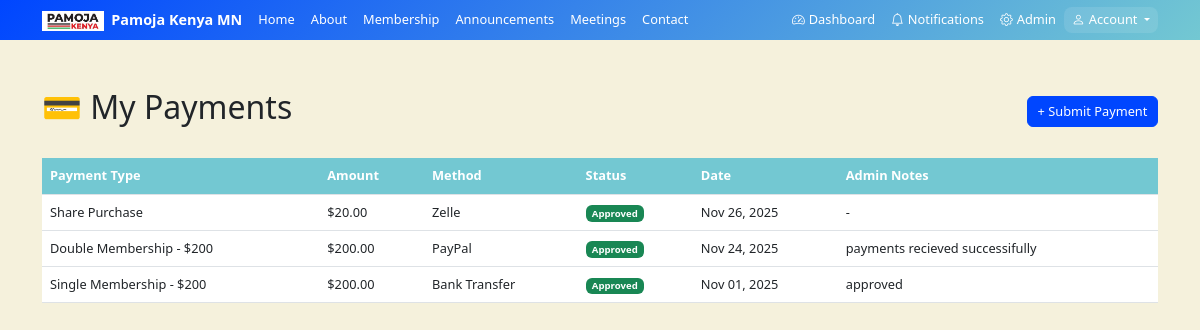
Page /payments/ (signed in) on the earlier database version.
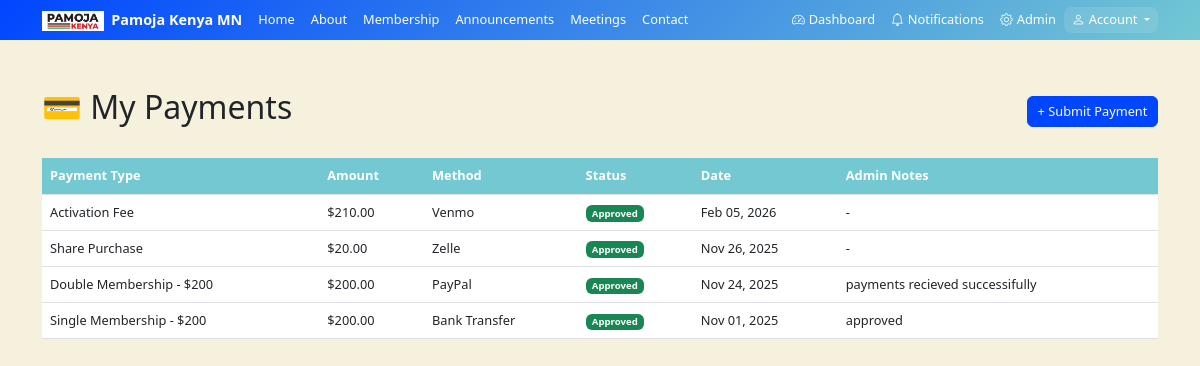
Same page on the later database version.
### main/models.py (models this page shows, shortened)
class Payment(models.Model):
    PAYMENT_TYPES = [
        ('activation_fee', 'Activation Fee'),
        ('membership_single', 'Single Membership - $200'),
        ('membership_double', 'Double Membership - $200'),
        ('shares', 'Share Purchase'),
        ('other', 'Other'),
    ]
    PAYMENT_METHODS = [
        ('paypal', 'PayPal'),
        ('venmo', 'Venmo'),
        ('zelle', 'Zelle'),
        ('debit_card', 'Debit Card'),
        ('credit_card', 'Credit Card'),
        ('bank_transfer', 'Bank Transfer'),
        ('cash', 'Cash'),
    ]
    STATUS_CHOICES = [
        ('pending', 'Pending'),
        ('approved', 'Approved'),
        ('rejected', 'Rejected'),
    ]
    user = models.ForeignKey(User, on_delete=models.CASCADE)
    payment_type = models.CharField(max_length=20, choices=PAYMENT_TYPES)
    amount = models.DecimalField(max_digits=10, decimal_places=2)
    payment_method = models.CharField(max_length=20, choices=PAYMENT_METHODS)
    transaction_id = models.CharField(max_length=100, blank=True)
    description = models.TextField(blank=True)
    payment_proof = models.FileField(upload_to='payments/')
    status = models.CharField(max_length=10, choices=STATUS_CHOICES, default='pending')
    admin_notes = models.TextField(blank=True)
    created_at = models.DateTimeField(auto_now_add=True)
    updated_at = models.DateTimeField(auto_now=True)

### main/views.py (the view, shortened to what this page needs)
# urls.py: path('payments/', views.payments, name='payments'),
@login_required
def payments(request):
    payments = Payment.objects.filter(user=request.user).order_by('-created_at')
    return render(request, 'main/payments.html', {'payments': payments})

### main/templates/main/payments.html (shortened to what this page needs)
{% extends 'main/base.html' %}
{% block content %}
<div class="container py-5">
    <div class="d-flex justify-content-between align-items-center mb-4">
        <h2>💳 My Payments</h2>
        <button class="btn btn-primary" onclick="toggleForm()">
            <span id="toggleText">+ Submit Payment</span>
        </button>
    </div>
    <div id="paymentsList" class="row">
        <div class="col-12">
            {% if payments %}
                <div class="table-responsive">
                    <table class="table table-hover">
                        <thead>
                            <tr>
                                <th>Payment Type</th>
                                <th>Amount</th>
                                <th>Method</th>
                                <th>Status</th>
                                <th>Date</th>
                                <th>Admin Notes</th>
                            </tr>
                        </thead>
                        <tbody>
                            {% for payment in payments %}
                            <tr>
                                <td>{{ payment.get_payment_type_display }}</td>
                                <td>${{ payment.amount }}</td>
                                <td>{{ payment.get_payment_method_display }}</td>
                                <td>
                                    <span class="badge bg-{% if payment.status == 'approved' %}success{% elif payment.status == 'rejected' %}danger{% else %}warning text-dark{% endif %}">
                                        {{ payment.status|title }}
                                    </span>
                                </td>
                                <td>{{ payment.created_at|date:"M d, Y" }}</td>
                                <td>{{ payment.admin_notes|default:"-" }}</td>
                            </tr>
                            {% endfor %}
                        </tbody>
                    </table>
                </div>
            {% else %}
                <div class="text-center py-5">
                    <h5>No payments submitted yet</h5>
                    <p>Click "Submit Payment" to get started</p>
                </div>
            {% endif %}
        </div>
    </div>
</div>
{% endblock %}

Differences in the rows shown:
added Payment: payment_type "Activation Fee", amount "210.00", payment_method "Venmo", status "Approved", created_at "Feb 05, 2026", admin_notes "-"
